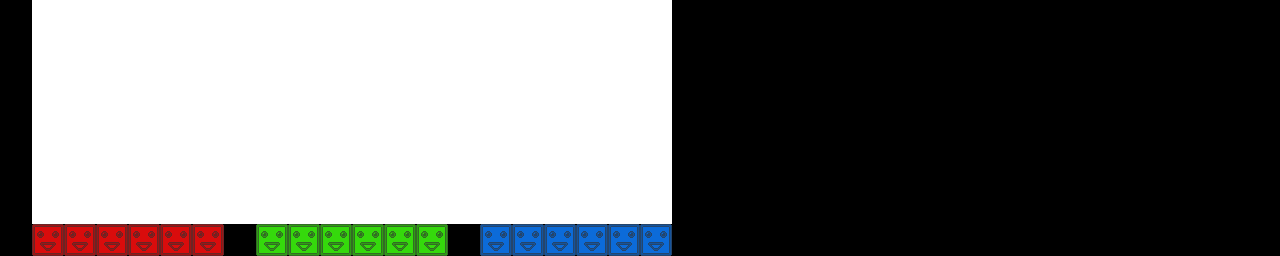

This is a level from a 2D game, rendered from its Tiled map with the project's own tilesets. A one-line summary and the map file follow, with tile-layer data summarised:
An orthogonal 40x8 tile map with 32x32 px tiles, 4 tile layers (red, green, blue, BACKGROUND), 2 tilesets and 12 objects.

<map version="1.0" orientation="orthogonal" renderorder="right-down" width="40" height="8" tilewidth="32" tileheight="32" nextobjectid="47">
 <tileset firstgid="1" name="blocks" tilewidth="32" tileheight="32">
  <image source="../tiles/blocks.png" width="96" height="32" />
 </tileset>
 <tileset firstgid="4" name="whiteblock" tilewidth="32" tileheight="32">
  <image source="../tiles/whiteblock.png" width="32" height="32" />
 </tileset>
 <layer name="red" width="40" height="8">
  <data>[320 cells, 6 non-empty, 1 distinct tile ids]</data>
 </layer>
 <layer name="green" width="40" height="8">
  <data>[320 cells, 6 non-empty, 1 distinct tile ids]</data>
 </layer>
 <layer name="blue" width="40" height="8">
  <data>[320 cells, 6 non-empty, 1 distinct tile ids]</data>
 </layer>
 <objectgroup name="crystals">
  <object id="35" x="207" y="187">
   <ellipse />
  </object>
  <object id="36" x="280" y="186">
   <ellipse />
  </object>
  <object id="37" x="167" y="180">
   <ellipse />
  </object>
  <object id="38" x="103" y="179">
   <ellipse />
  </object>
  <object id="39" x="168" y="193">
   <ellipse />
  </object>
  <object id="40" x="372" y="193">
   <ellipse />
  </object>
  <object id="41" x="333" y="188">
   <ellipse />
  </object>
  <object id="42" x="420" y="197">
   <ellipse />
  </object>
  <object id="43" x="509" y="197">
   <ellipse />
  </object>
  <object id="44" x="553" y="197">
   <ellipse />
  </object>
  <object id="45" x="614" y="198">
   <ellipse />
  </object>
  <object id="46" x="659" y="202">
   <ellipse />
  </object>
 </objectgroup>
 <layer name="BACKGROUND" width="40" height="8">
  <data>[320 cells, 140 non-empty, 1 distinct tile ids]</data>
 </layer>
</map>
